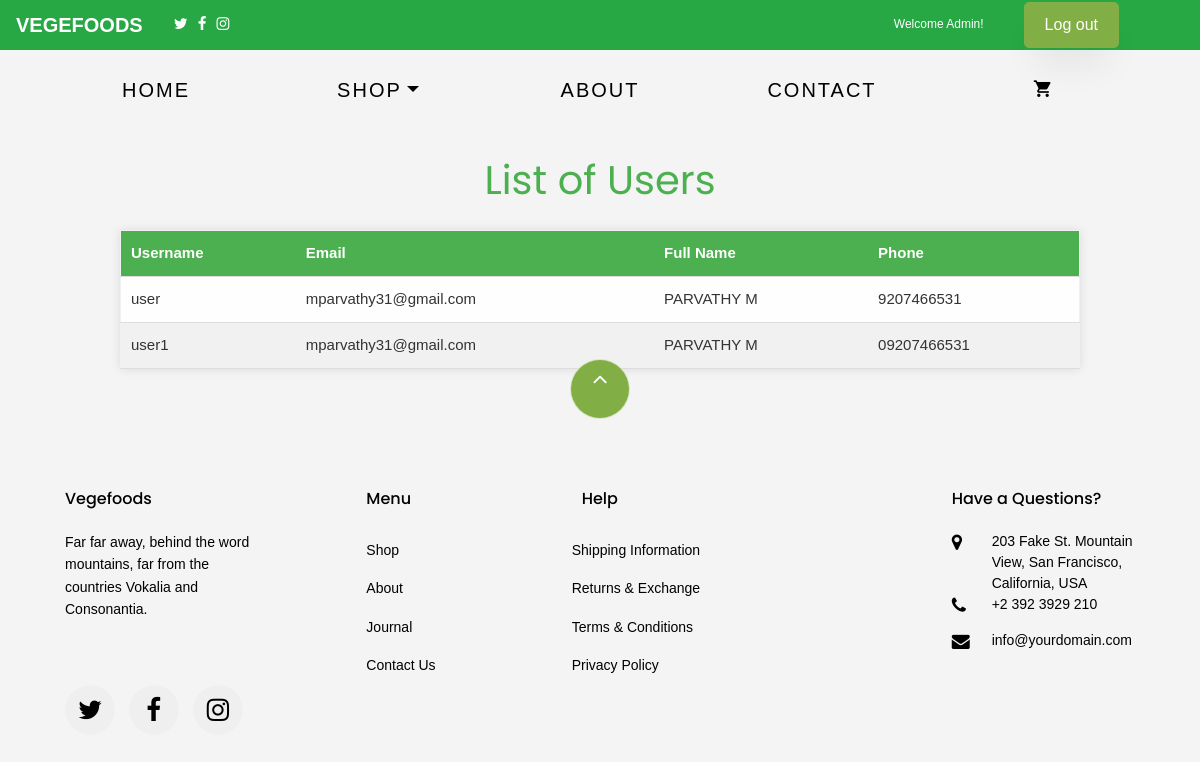
/user-list/ (signed in), run on the app's committed database.
### app/models.py (models this page shows, shortened)
class customuser(AbstractUser):
    full_name = models.CharField(max_length=255, blank=True, null=True)
    phone = models.CharField(max_length=15, blank=True, null=True)
    is_admin = models.BooleanField(default=False)
    is_user = models.BooleanField(default=False)

### app/views.py (the view)
# urls.py: path('user-list/', views.user_list, name='user_list'),
@login_required
@user_passes_test(is_admin_user)
def user_list(request):
    users = customuser.objects.filter(is_user=True)
    return render(request, 'user_list.html', {'users': users})

### app/views.py (called while the page is built)
def is_admin_user(user):
    return user.is_authenticated and user.is_superuser

### templates/user_list.html (shortened to what this page needs)
{% extends 'base.html' %}
{% load static %}
{% block content %}
</head>
<body>
    <h1>List of Users</h1>
    <table>
        <thead>
            <tr>
                <th>Username</th>
                <th>Email</th>
                <th>Full Name</th>
                <th>Phone</th>
            </tr>
        </thead>
        <tbody>
            {% for user in users %}
            <tr>
                <td>{{ user.username }}</td>
                <td>{{ user.email }}</td>
                <td>{{ user.full_name }}</td>
                <td>{{ user.phone }}</td>
            </tr>
            {% empty %}
            <tr>
                <td colspan="4" class="empty-message">No users found.</td>
            </tr>
            {% endfor %}
        </tbody>
    </table>
{% endblock %}

### templates/base.html (shortened to what this page needs)
{% load static %}
<!DOCTYPE html>
<html lang="en">
  <head>
    <link rel="stylesheet" type="text/css" href="https://cdnjs.cloudflare.com/ajax/libs/slick-carousel/1.7.1/slick.css" />
    <link rel="stylesheet" type="text/css" href="https://cdnjs.cloudflare.com/ajax/libs/slick-carousel/1.7.1/slick-theme.css" />
    <link rel="stylesheet" href="https://cdnjs.cloudflare.com/ajax/libs/font-awesome/6.0.0-beta3/css/all.min.css">
        <link rel="stylesheet" href="{% static 'special/css/app.css' %}">
        <link rel="stylesheet" href="https://cdnjs.cloudflare.com/ajax/libs/font-awesome/6.6.0/css/brands.min.css" />
    <link rel="stylesheet" href="{%  static 'css/open-iconic-bootstrap.min.css' %}">
    <link rel="stylesheet" href="{%  static 'css/animate.css' %}">
    <link rel="stylesheet" href="{% static 'css/owl.carousel.min.css' %}">
    <link rel="stylesheet" href="{% static 'css/owl.theme.default.min.css' %}">
    <link rel="stylesheet" href="{% static 'css/magnific-popup.css' %}">
    <link rel="stylesheet" href="{% static 'css/aos.css' %}">
    <link rel="stylesheet" href="{% static 'css/ionicons.min.css' %}">
    <link rel="stylesheet" href="{% static 'css/bootstrap-datepicker.css' %}">
    <link rel="stylesheet" href="{% static 'css/jquery.timepicker.css' %}">
    <link rel="stylesheet" href="{% static 'css/flaticon.css' %}">
    <link rel="stylesheet" href="{% static 'css/icomoon.css' %}">
    <link rel="stylesheet" href="{% static 'css/style.css' %}">
  </head>
  <body class="goto-here">
    <nav class="navbar navbar-expand-lg navbar-light bg-success" style="height: 50px">
      <a class="navbar-brand" style="color: white;">Vegefoods</a>
      <div class="container-fluid">
        <ul style="list-style: none; padding: 0; margin: 0; display: flex;">
          <li style="margin-right: 10px; "><a href="#"><span class="icon-twitter" style="color: white;"></span></a></li>
          <li style="margin-right: 10px;"><a href="#"><span class="icon-facebook"  style="color: white;"></span></a></li>
          <li style="margin-right: 10px;"><a href="#"><span class="icon-instagram" style="color: white;"></span></a></li>
  </ul>
  {% if user.is_authenticated %}
  <div class="header-content">
       <small class="welcome-message">Welcome {{ user.full_name }}!</small>
    <a href="{% url 'logout' %}" class="btn btn-primary">Log out</a>
{% endif %}
      </div>
</div>
</nav>
{% if user.is_authenticated %}
    <nav class="navbar navbar-expand-lg navbar-dark ftco_navbar bg-dark ftco-navbar-light" id="ftco-navbar">
	    <div class="container">
	      <div class="collapse navbar-collapse" id="ftco-nav" style>
	        <ul class="navbar-nav ml-auto">
	          <li class="nav-item active"><a href="{% url 'home' %}" class="nav-link" style="font-size: 20px;">Home</a></li>
	          <li class="nav-item dropdown">
              <a class="nav-link dropdown-toggle" href="#" id="dropdown04" data-toggle="dropdown" aria-haspopup="true" aria-expanded="false" style="font-size: 20px;">Shop</a>
            </li>
	          <li class="nav-item"><a href="{% url 'about' %}" class="nav-link" style="font-size: 20px;" >About</a></li>
	           <li class="nav-item"><a href="{% url 'contact' %}" class="nav-link" style="font-size: 20px;">Contact</a></li>
	          <li class="nav-item cta cta-colored"><a href="{% url 'cart' %}" class="nav-link" style="font-size: 20px;"><span class="icon-shopping_cart"></span></a></li>
	        </ul>
	      </div>
	    </div>
	  </nav>
     {% endif %}
{% block content %}
{% endblock %}
<footer class="ftco-footer ftco-section" >
  <div class="container">
    <div class="row">
      <div class="mouse">
        <a href="#" class="mouse-icon">
          <div class="mouse-wheel"><span class="ion-ios-arrow-up"></span></div>
        </a>
      </div>
    </div>
    <div class="row mb-5">
      <div class="col-md">
        <div class="ftco-footer-widget mb-4">
          <h2 class="ftco-heading-2" style="margin-left: 20px;">Vegefoods</h2>
          <p style="margin-left:20px;">Far far away, behind the word mountains, far from the countries Vokalia and Consonantia.</p>
          <ul class="ftco-footer-social list-unstyled float-md-left float-lft mt-5">
            <li class="ftco-animate"><a href="#"><span class="icon-twitter"></span></a></li>
            <li class="ftco-animate"><a href="#"><span class="icon-facebook"></span></a></li>
            <li class="ftco-animate"><a href="#"><span class="icon-instagram"></span></a></li>
          </ul>
        </div>
      </div>
      <div class="col-md">
        <div class="ftco-footer-widget mb-4 ml-md-5">
          <h2 class="ftco-heading-2"style="margin-left: 20px;" >Menu</h2>
          <ul class="list-unstyled">
            <li><a href="#" class="py-2 d-block">Shop</a></li>
            <li><a href="{% url 'about' %}" class="py-2 d-block">About</a></li>
            <li><a href="#" class="py-2 d-block">Journal</a></li>
            <li><a href="{% url 'contact' %}" class="py-2 d-block">Contact Us</a></li>
          </ul>
        </div>
      </div>
      <div class="col-md-4">
         <div class="ftco-footer-widget mb-4">
          <h2 class="ftco-heading-2"style="margin-left: 30px;">Help</h2>
          <div class="d-flex">
            <ul class="list-unstyled mr-l-5 pr-l-3 mr-4">
              <li><a href="#" class="py-2 d-block">Shipping Information</a></li>
              <li><a href="#" class="py-2 d-block">Returns &amp; Exchange</a></li>
              <li><a href="#" class="py-2 d-block">Terms &amp; Conditions</a></li>
              <li><a href="#" class="py-2 d-block">Privacy Policy</a></li>
            </ul>
                 </div>
        </div>
      </div>
      <div class="col-md">
        <div class="ftco-footer-widget mb-4">
          <h2 class="ftco-heading-2"style="margin-left:20px;">Have a Questions?</h2>
          <div class="block-23 mb-3">
            <ul>
              <li><span class="icon icon-map-marker"></span><span class="text" >203 Fake St. Mountain View, San Francisco, California, USA</span></li>
              <li><a href="#"><span class="icon icon-phone"></span><span class="text">+2 392 3929 210</span></a></li>
              <li><a href="#"><span class="icon icon-envelope"></span><span class="text">info@yourdomain.com</span></a></li>
            </ul>
          </div>
        </div>
      </div>
    </div>
  </div>
</footer>
  </body>
</html>

### static/css/icomoon.css (style rules this page uses)
[class^="icon-"], [class*=" icon-"] { font-family: 'icomoon' !important; speak: none; font-style: normal; font-weight: normal; font-variant: normal; text-transform: none; line-height: 1; -webkit-font-smoothing: antialiased; -moz-osx-font-smoothing: grayscale; }
.icon-map-marker:before { content: "\f041"; }
.icon-phone:before { content: "\f095"; }
.icon-twitter:before { content: "\f099"; }
.icon-facebook:before { content: "\f09a"; }
.icon-envelope:before { content: "\f0e0"; }
.icon-instagram:before { content: "\f16d"; }
.icon-shopping_cart:before { content: "\e8cc"; }

### templates/base.html (style rules this page uses)
* { margin: 0; padding: 0; }
#ftco-navbar ul.navbar-nav { display: flex; justify-content: space-between; width: 100%; }
#ftco-navbar ul.navbar-nav li { flex: 1; text-align: center; }
.header-content { display: flex; align-items: center; justify-content: space-between; padding: 10px 20px; }
.welcome-message { color: white; text-align: center; margin: 0; margin-right: 40px; flex: 1; }
.btn-primary { background-color: #007bff; color: white; padding: 10px 20px; border: none; border-radius: 5px; cursor: pointer; text-decoration: none; margin-right: 30px; }
#ftco-navbar ul li { position: relative; }

### templates/user_list.html (style rules this page uses)
body { font-family: Arial, sans-serif; background-color: #f4f4f4; color: #333; margin: 0; padding: 0; }
h1 { text-align: center; margin-top: 20px; color: #4CAF50; }
table { width: 80%; margin: 20px auto; border-collapse: collapse; background-color: #fff; box-shadow: 0 0 10px rgba(0, 0, 0, 0.1); }
th, td { padding: 12px; text-align: left; border-bottom: 1px solid #ddd; }
th { background-color: #4CAF50; color: #fff; }

### data on the page
customuser: full_name "Admin"
customuser: username "user", email "mparvathy31@gmail.com", full_name "PARVATHY M", phone "9207466531"
customuser: username "user1", email "mparvathy31@gmail.com", full_name "PARVATHY M", phone "09207466531"
